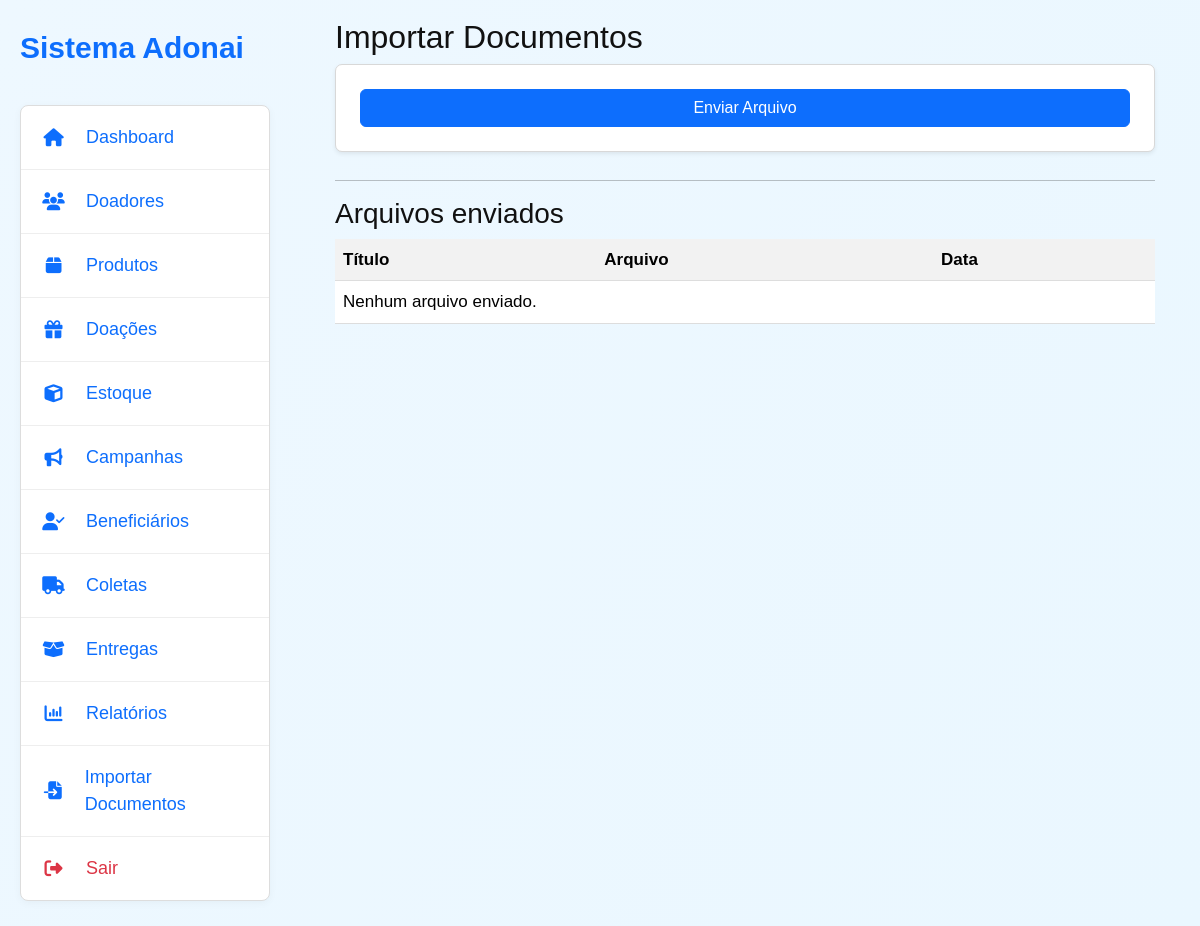
The app's page /documentos/ (signed in), older data.
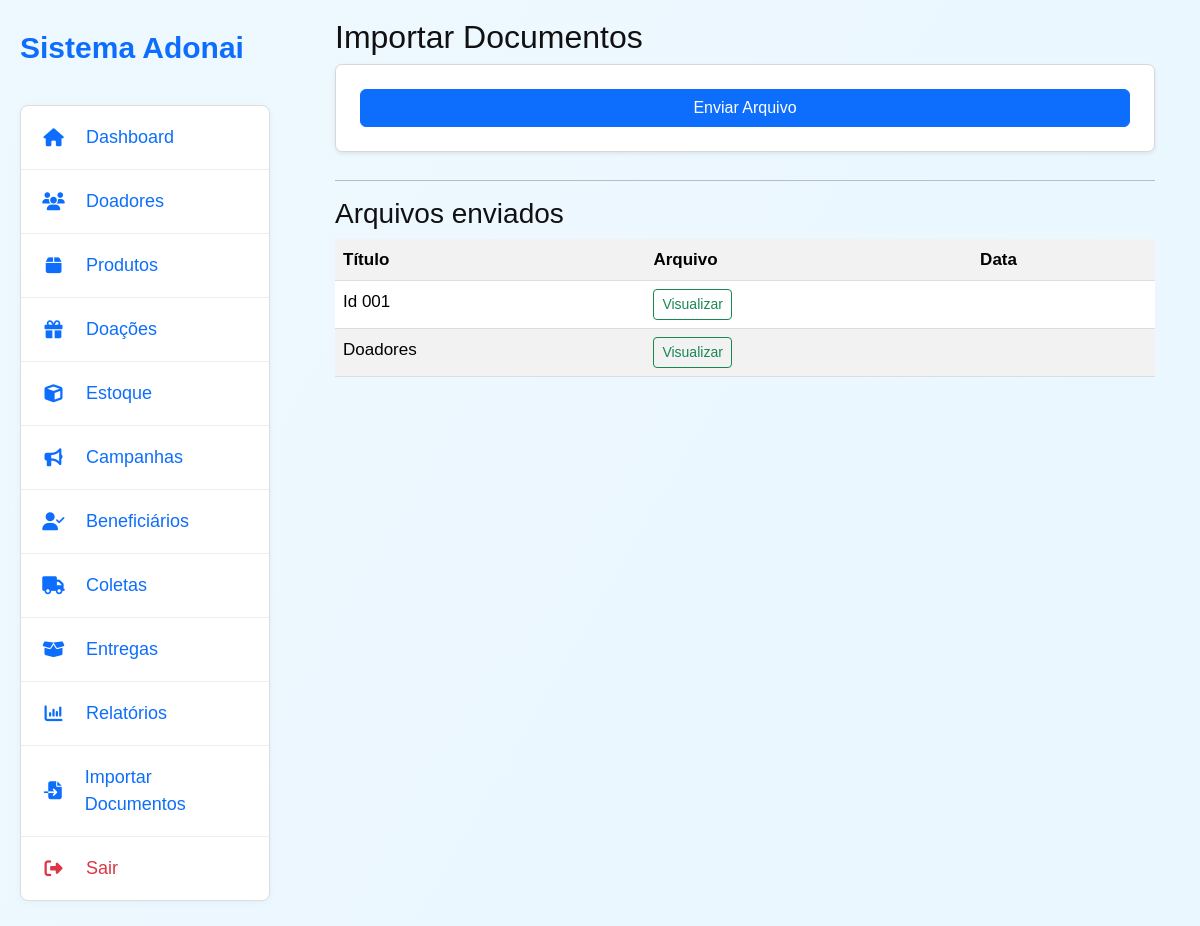
The same page, newer data.
### gestao/models.py (models this page shows, shortened)
class DocumentoImportado(models.Model):
    TIPO_ARQUIVO_CHOICES = [
        ("EXCEL", "Excel"),
        ("WORD", "Word"),
        ("PDF", "PDF"),
        ("OUTRO", "Outro"),
    ]
    TIPO_IMPORTACAO_CHOICES = [
        ("PRODUTOS", "Produtos"),
        ("DOADORES", "Doadores"),
        ("BENEFICIARIOS", "Beneficiários"),
        ("DOACOES", "Doações"),
        ("ESTOQUE", "Estoque"),
        ("CAMPANHAS", "Campanhas"),
    ]
    titulo = models.CharField(max_length=150)
    arquivo = models.FileField(upload_to="documentos_importados/")
    tipo = models.CharField(
        max_length=20,
        choices=TIPO_ARQUIVO_CHOICES,
        default="OUTRO"
    )
    tipo_importacao = models.CharField(
        max_length=30,
        choices=TIPO_IMPORTACAO_CHOICES,
        default="PRODUTOS"
    )
    texto_extraido = models.TextField(blank=True, null=True)
    importado_em = models.DateTimeField(auto_now_add=True)

### gestao/views.py (the view)
# urls.py: path("documentos/", views.documentos, name="documentos"),
@login_required
def documentos(request):
    documentos = DocumentoImportado.objects.all().order_by("-importado_em")
    return render(request, "gestao/documentos.html", {
        "documentos": documentos
    })

### templates/gestao/documentos.html (shortened to what this page needs)
{% extends 'base.html' %}
{% block content %}
<h2>Importar Documentos</h2>
<form method="POST" enctype="multipart/form-data" class="card p-4 shadow-sm">
    <button type="submit" class="btn btn-primary">
        Enviar Arquivo
    </button>
</form>
<hr>
<h3>Arquivos enviados</h3>
<table class="table table-striped">
    <tr>
        <th>Título</th>
        <th>Arquivo</th>
        <th>Data</th>
    </tr>
    {% for doc in documentos %}
    <tr>
        <td>{{ doc.titulo }}</td>
        <td>
            <a href="{{ doc.arquivo.url }}" target="_blank" class="btn btn-sm btn-outline-success">
                Visualizar
            </a>
        </td>
        <td>{{ doc.criado_em|date:"d/m/Y H:i" }}</td>
    </tr>
    {% empty %}
    <tr>
        <td colspan="3">Nenhum arquivo enviado.</td>
    </tr>
    {% endfor %}
</table>
{% endblock %}

Row changes from the older to the newer data that the page shows:
added DocumentoImportado: titulo "Id 001"
added DocumentoImportado: titulo "Doadores"
Text that changed along with them:
text no longer shown: "Nenhum arquivo enviado."
